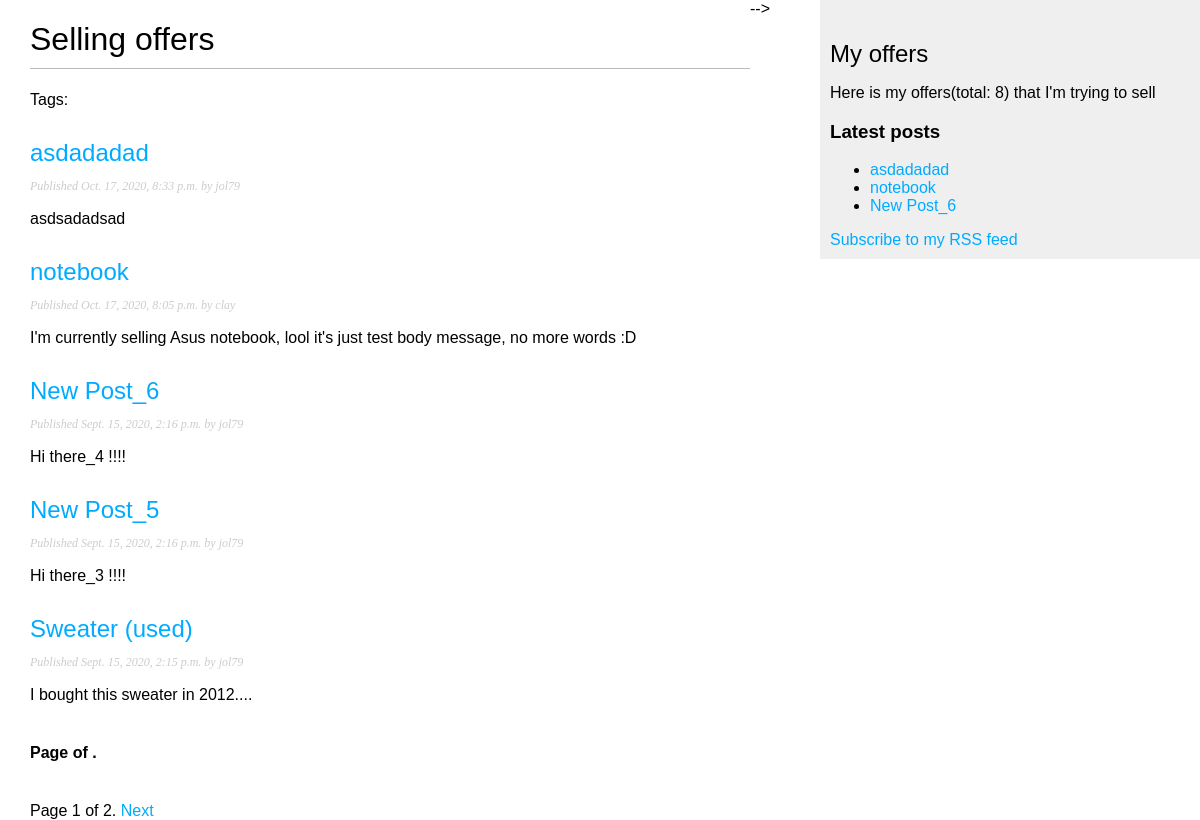
The page /blog/ on the database as committed earlier.
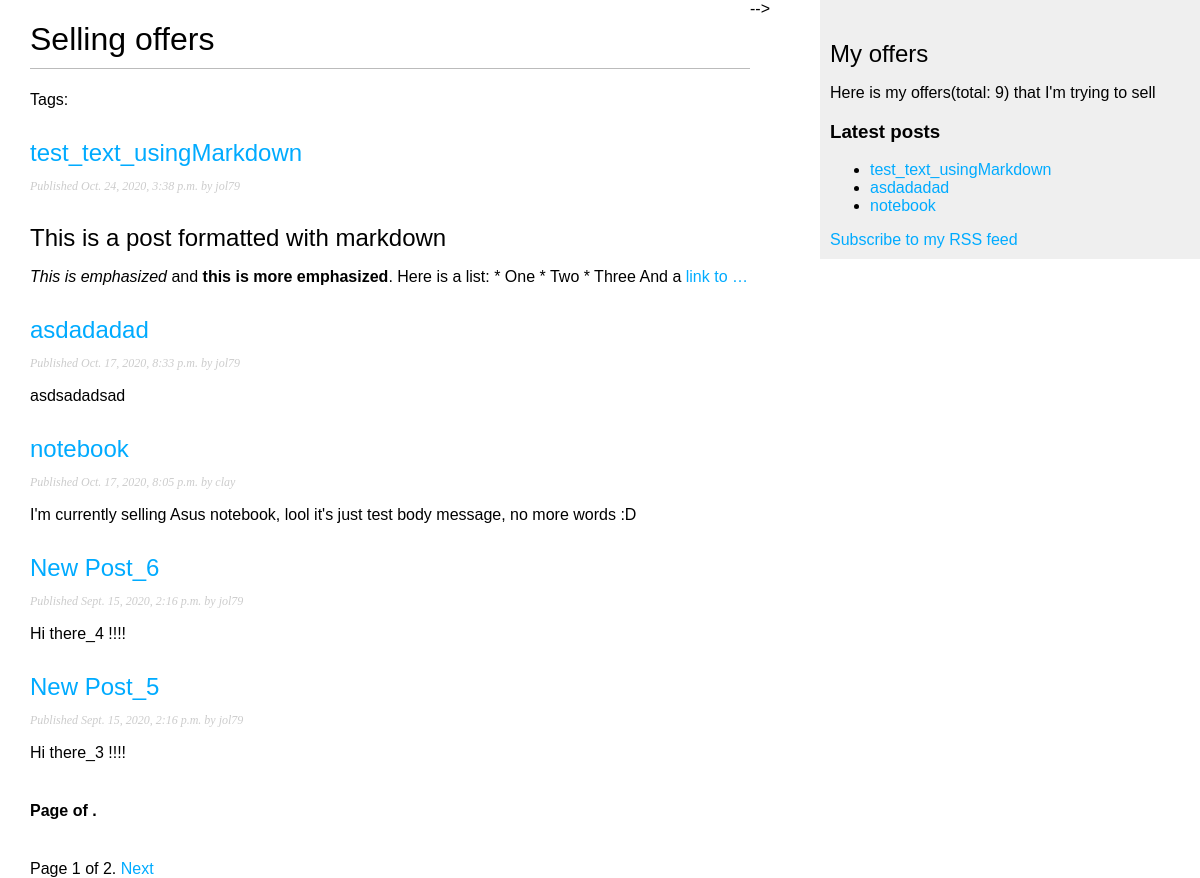
The same page on the database as committed later.
### blog/models.py (models this page shows, shortened)
class Post(models.Model):
    STATUS_CHOICES = (
        ('draft', 'Draft'),
        ('published', 'Published'),
    )
    title = models.CharField(max_length=250)
    slug = models.SlugField(max_length=250,
                            unique_for_date='publish')
    author = models.ForeignKey(User,
                               on_delete=models.CASCADE,
                               related_name='blog_posts')
    body = models.TextField()
    publish = models.DateTimeField(default=timezone.now)
    created = models.DateTimeField(auto_now_add=True)
    updated = models.DateTimeField(auto_now=True)
    status = models.CharField(max_length=10,
                              choices=STATUS_CHOICES,
                              default='draft')
    objects = models.Manager()
    published = PublishedManager()
    tags = TaggableManager()
    def get_absolute_url(self):
        return reverse('blog:post_detail',
                       args=[self.publish.year,
                             self.publish.month,
                             self.publish.day,
                             self.slug])
    class Meta:
        ordering = ['-publish']

### blog/views.py (the view)
# urls.py: path('', views.PostListView.as_view(), name='post_list'),
class PostListView(ListView):
    queryset = Post.published.all()
    context_object_name = 'posts'
    paginate_by = 5
    template_name = 'blog/post/list.html'

### blog/models.py (called while the page is built)
    def get_queryset(self):
        return super(PublishedManager,
                     self).get_queryset()\
                          .filter(status="published")

### blog/templatetags/blog_tags.py (called while the page is built)
@register.filter(name="markdown")
def markdown_format(text):
    return mark_safe(markdown.markdown(text))

@register.simple_tag
def total_posts():
    return Post.published.count()

@register.inclusion_tag('blog/post/latest_posts.html')
def show_latest_posts(count=5):
    latest_posts = Post.published.order_by('-publish')[:count]
    return {'latest_posts': latest_posts}

### blog/templates/blog/post/list.html (shortened to what this page needs)
{% extends "blog/base.html" %}
{% load blog_tags %}
{% block content %}
    <h1>Selling offers</h1>
    <p class="tags">
        Tags: {{ post.tags.all|join:", " }}
    </p>
    {% for post in posts %}
        <h2>
            <a href="{{ post.get_absolute_url }}">
                {{ post.title }}
            </a>
        </h2>
        <p class="date">
            Published {{ post.publish }} by {{ post.author}}
        </p>
        {{ post.body|markdown|truncatewords_html:30 }}
    {% endfor %}
    {% include "pagination.html" with page=posts %}
{% endblock %}

### blog/templates/blog/post/latest_posts.html
<ul>
    {% for post in latest_posts %}
        <li>
            <a href="{{ post.get_absolute_url }}">
                {{ post.title }}
            </a>
        </li>
    {% endfor %}
</ul>

Rows that differ between the two databases and show on the page:
no longer on one of the page's lists (row unchanged): Post: title "New Post_6"
no longer on this page (row unchanged): Post: title "Sweater (used)", publish "Sept. 15, 2020, 2:15 p.m.", author "jol79", body "I bought this sweater in 2012....", shown under "Selling offers"
added Post: title "test_text_usingMarkdown", publish "Oct. 24, 2020, 3:38 p.m.", author "jol79", body "This is a post formatted with markdown This is emphasized and this is more emphasized . Here is a list: * One * Two * Three And a link to …"
Other text that changed with them:
text no longer shown: "8"
text now shown: "9"
